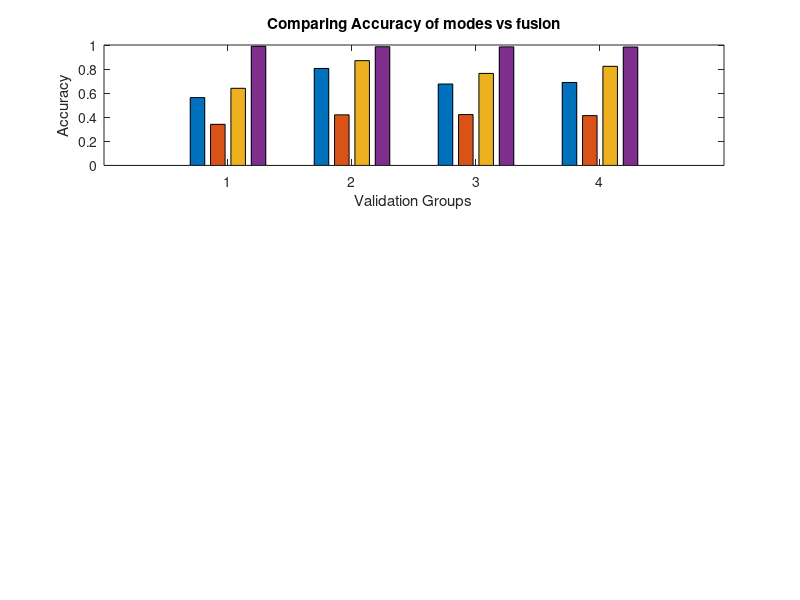

Reproduce this figure in MATLAB.
%.
M = [ .5634 .8054 .6761 .6890;...
    .3415 .4203 .4225 .4139; ...
    .6406 .8701 .7642 .8231; ...
    .9898 .9858 .9847 .9835]'

subplot(3,1,1), bar((M), .75, 'grouped')
xlabel('Validation Groups')
ylabel('Accuracy')
title('Comparing Accuracy of modes vs fusion')

debug = 1;

